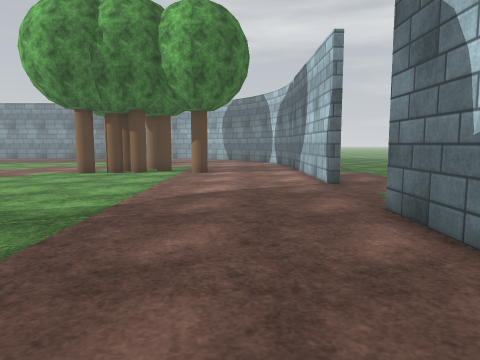
view 1 (above)

23 first-person views from a walk through a 3-D level made in the Unity game engine. The camera is 1.2 m above the floor, tilts 6° down and sees 70° across. The floor is counted in squares, 1 m on a side. Each view is taken from the middle of a square. On the plan, view 1 faces up. The plan holds only what a view shows up to about 14 squares ahead; the rest is blank. The place goes on beyond the plan. Some trees and plants on the terrain are drawn as simple stand-ins. The player is left out. Surface patterns are stand-ins for the level's own textures.

view 2
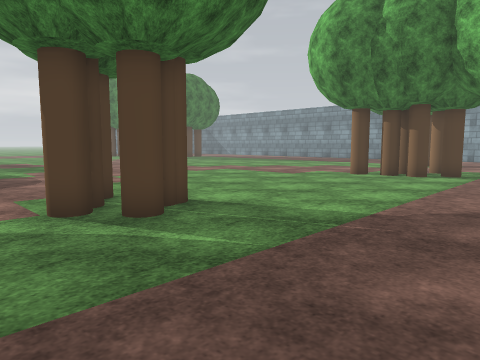

view 3
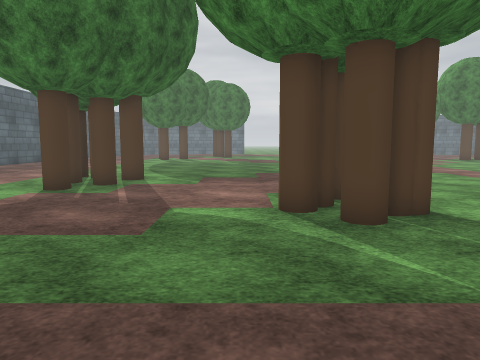

view 4
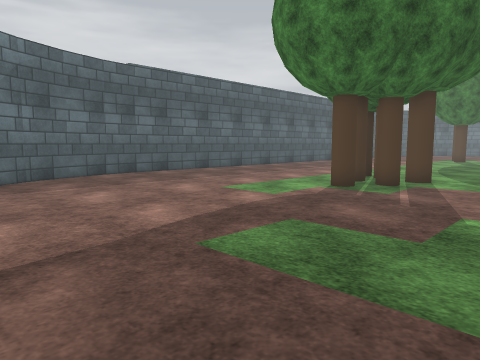

view 5
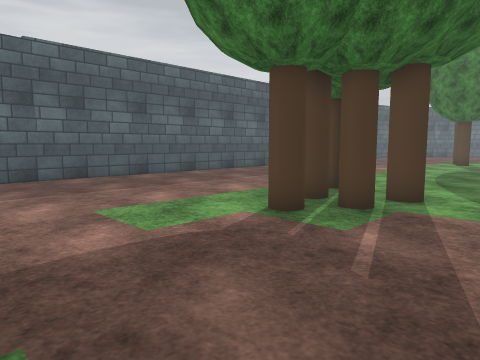

view 6
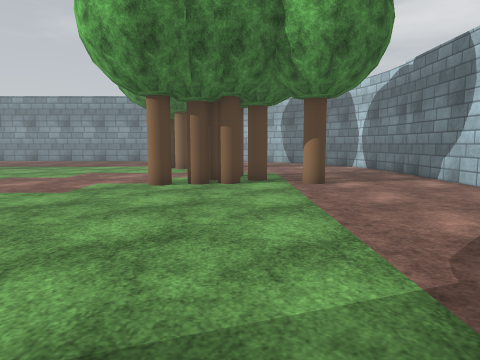

view 7
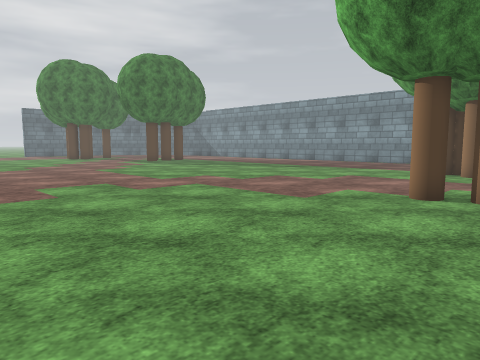

view 8
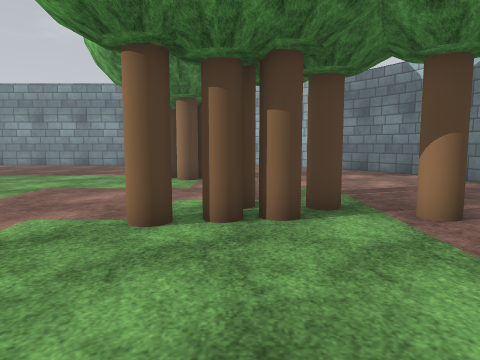

view 9
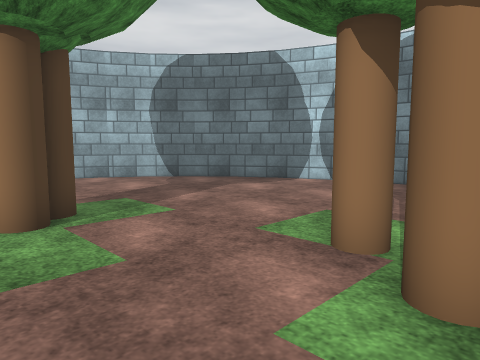

view 10
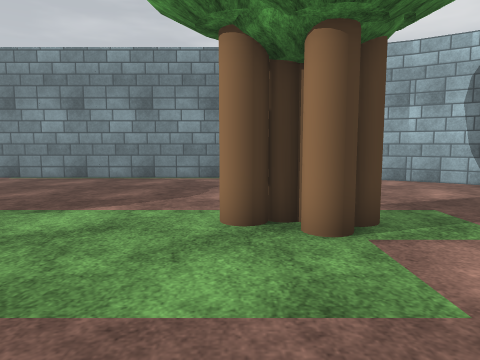

view 11
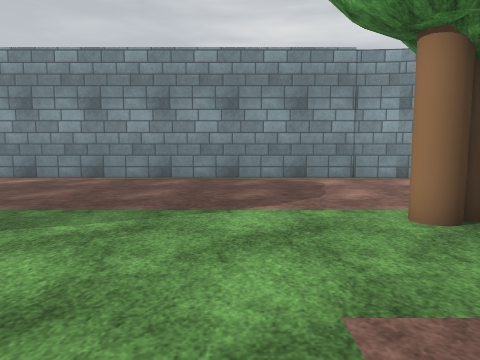

view 12
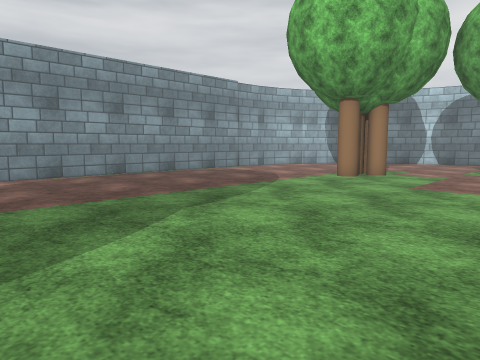

view 13
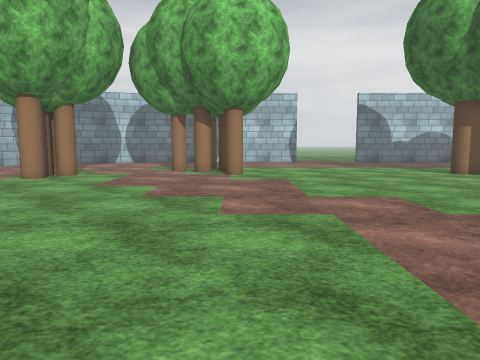

view 14
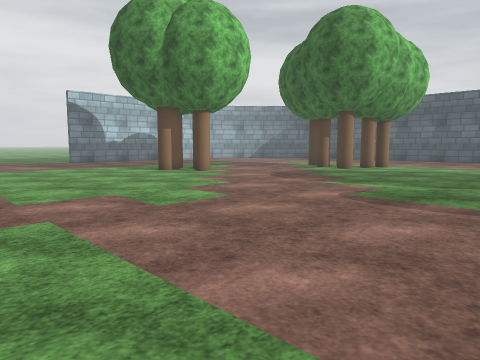

view 15
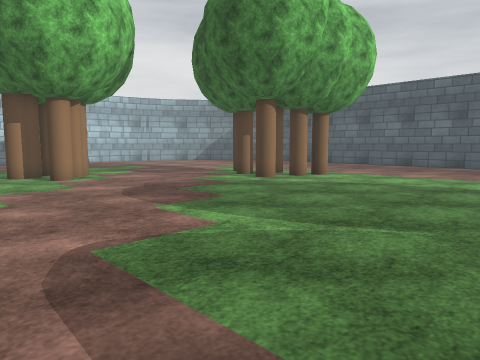

view 16
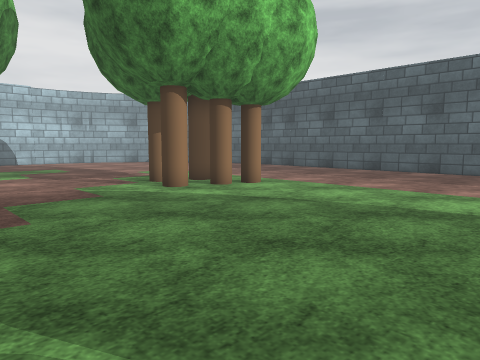

view 17
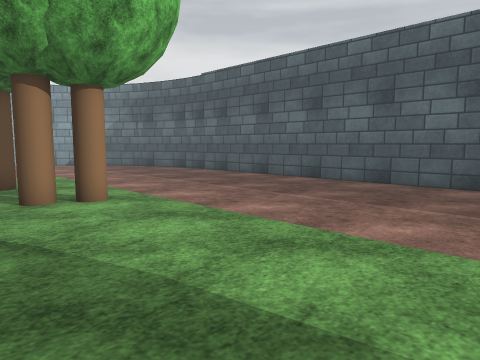

view 18
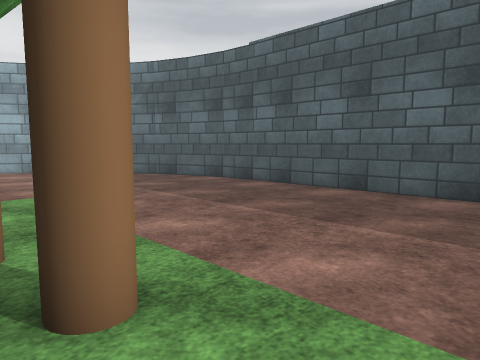

view 19
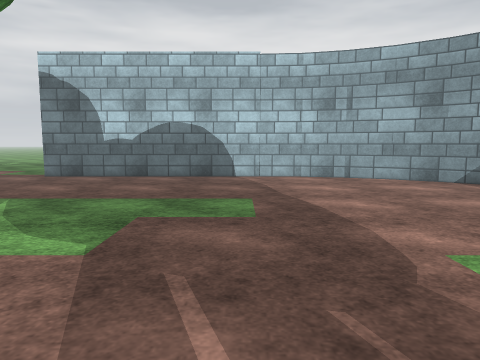

view 20
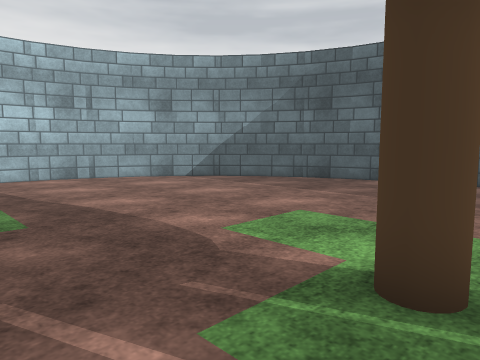

view 21
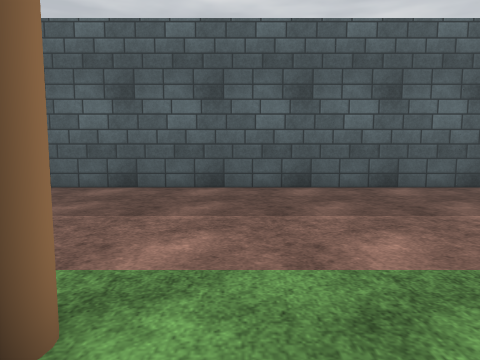

view 22
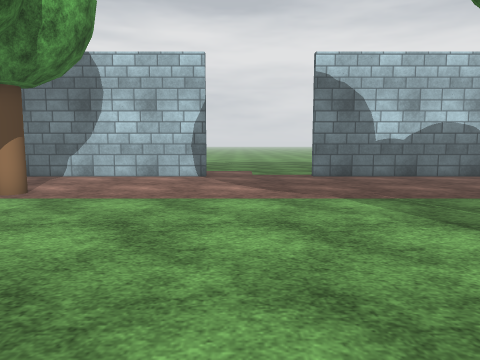

view 23
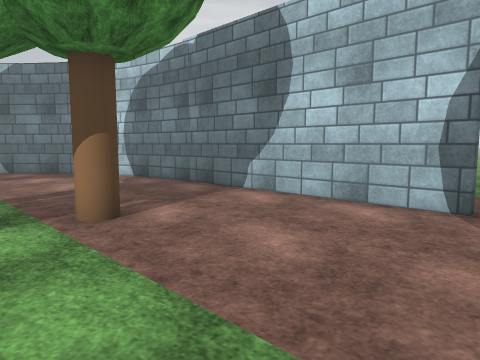

### Floor plan
Points are (right, up) in squares from view 1. A wall is a line through its corners. A room is listed if a view was taken in it or the views show most of it. See-through windows are left out.
Room 1 (views 1, 2, 3, 4, 5, 6, 7, 8, 9, 10, 11, 12, 13, 14, 15, 16, 17, 18, 19, 20, 21, 22, 23)
walls: (2.7, 10.3) (2.7, 19.6); (2.7, -3.4) (2.7, 6.4); (2.6, 19.6) (2.2, 21.1) (1.6, 22.6) (0.8, 24); (2.2, -4.8) (2.6, -3.2); (1.6, -6.2) (2.2, -4.7); (0.8, -7.5) (1.6, -6.1); (0.9, 23.9) (-0.2, 25.2); (-0.3, -8.6) (0.8, -7.4); (-1.6, -9.7) (-0.2, -8.6); (-0.1, 25.2) (-1.3, 26.2); (-2.9, -10.4) (-1.4, -9.6); (-5.9, -11.3) (-4.3, -11); (-4.4, -11) (-2.8, -10.4); (-1.2, 26.2) (-2.7, 27.1); (-2.5, 27) (-3.7, 27.5); (-4.9, 27.9) (-5.5, 28.1); (-5.4, 28.2) (-19.6, 28.2); (-20.5, -11.4) (-5.9, -11.4)
ways out: opening at (2.8, 8.5)
objects: other object (-13, -4) to (-12, -4); other object (-12, -3); other object (-12, -2) to (-12, -1); other object (-11, -4) to (-10, -3); other object (-11, -2) to (-10, -2); other object (-9, -3); other object (-8, 4) to (-7, 4); other object (-8, 21) to (-8, 22); other object (-7, 3) to (-6, 3); other object (-7, 14) to (-6, 14); other object (-7, 20) to (-6, 21); other object (-7, 21) to (-7, 22); other object (-6, 4); other object (-6, 5); other object (-6, 22); other object (-5, 4); other object (-5, 14); other object (-5, 15) to (-5, 16); other object (-4, 14); other object (-4, 15) to (-3, 16); other object (-4, 17); other object (-2, 14) to (-2, 15)

Where each view was taken, in squares from view 1:
view 1: 0 up, 0 right, facing up
view 2: 1 up, 0 right, facing up-left
view 3: 2 up, 0 right, facing left
view 4: 2 up, 0 right, facing down-left
view 5: 1 up, 4 left, facing down-left
view 6: 4 up, 4 left, facing up
view 7: 6 up, 4 left, facing up-left
view 8: 9 up, 5 left, facing up
view 9: 15 up, 8 left, facing up-right
view 10: 16 up, 8 left, facing up
view 11: 16 up, 11 left, facing up
view 12: 15 up, 20 left, facing up-right
view 13: 14 up, 20 left, facing right
view 14: 14 up, 20 left, facing down-right
view 15: 8 up, 20 left, facing down-right
view 16: 4 up, 20 left, facing down-right
view 17: 1 down, 20 left, facing down-right
view 18: 3 down, 15 left, facing down-right
view 19: 1 down, 10 left, facing right
view 20: 0 up, 10 left, facing down-right
view 21: 2 down, 14 left, facing down
view 22: 9 up, 10 left, facing right
view 23: 9 up, 4 left, facing up-right
